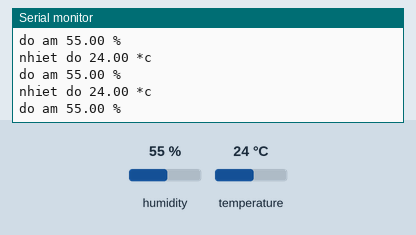
Recording of a sketch running on a simulated Arduino Uno, built with avr-gcc and run on an emulated ATmega328P. Shown: the last lines printed to the serial monitor. The test bench sets the inputs (shaded band); at power-on: humidity 55 %, temperature 24 °C.

Above: at 2.8 s.
2.9 s: humidity set to 22 %
At 5.5 s:
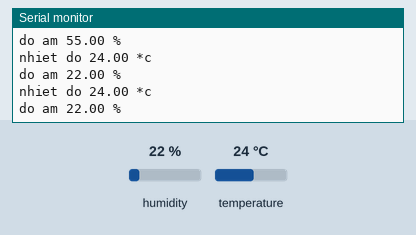
5.6 s: temperature set to 12 °C
At 6.9 s:
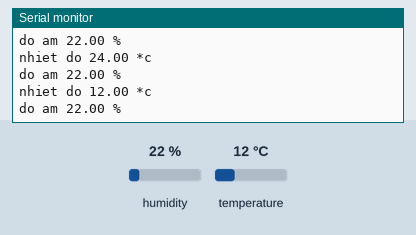
8.3 s: humidity set to 40 %
At 11.8 s:
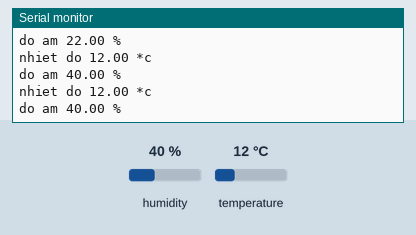
Timing chart, 0 to 13.3 s (numbered marks = the images above; inputs shaded):
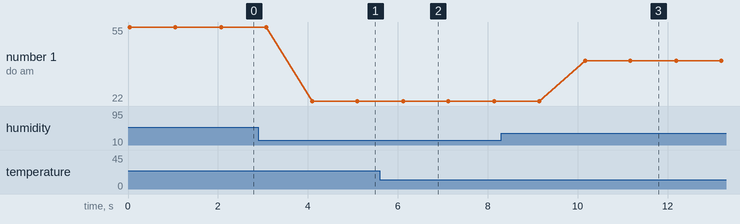

The sketch:

DHT.ino
```cpp
#include <DHT.h>

const int DHTPIN = 11; //khởi tạo chân cảm biến DHT là chân 2
const int DHTTYPE = DHT11;
DHT dht(DHTPIN, DHTTYPE);

void setup()
{
  Serial.begin(9600);
  dht.begin(); //khởi động cảm biến DHT
}

void loop(){
  float t = dht.readTemperature(); //đọc giá trị nhiệt độ vào biến t
  float h = dht.readHumidity(); //đọc giá trị độ ẩm vào biến h
  Serial.print("nhiet do ");
  Serial.print(t );
  Serial.println(" *c ");
  Serial.print("do am ");
  Serial.print(h);
  Serial.println(" % ");
  delay(1000);

}
```

Measured:
- after the input at 2.9 s, the serial monitor: prints a new line after 1.2 s (image 1)
- after the input at 5.6 s, the serial monitor: prints a new line after 0.50 s (image 2)
- after the input at 8.3 s, the serial monitor: prints a new line after 1.9 s (image 3)
- plotted number 1: 55 → 22 after the input at 2.9 s, 22 → 40 after the input at 8.3 s
